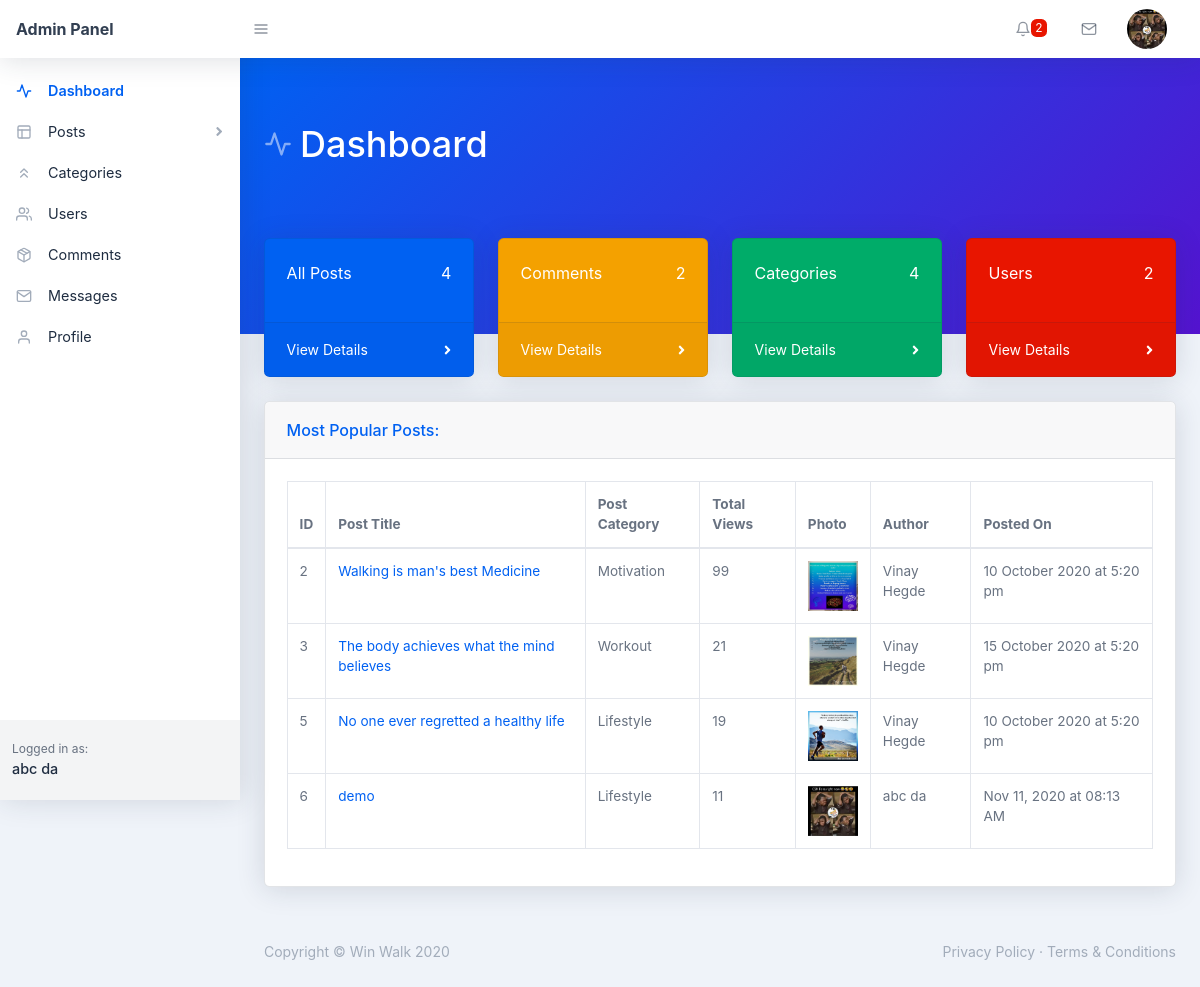
Screenshot of /backend/index.php (signed in) with the database file from the repository.
### tables this page shows
CREATE TABLE `users` (
  `user_id` int(11) NOT NULL,
  `user_name` varchar(255) NOT NULL,
  `user_nickname` varchar(255) NOT NULL,
  `user_email` varchar(255) NOT NULL,
  `user_password` varchar(255) NOT NULL,
  `user_photo` text NOT NULL,
  `registered_on` varchar(255) NOT NULL,
  `user_role` varchar(255) NOT NULL DEFAULT 'Subscriber'
);

CREATE TABLE `posts` (
  `post_id` int(11) NOT NULL,
  `post_title` varchar(255) NOT NULL,
  `post_detail` text NOT NULL,
  `post_category_id` int(11) NOT NULL,
  `post_image` text NOT NULL,
  `post_date` varchar(255) NOT NULL,
  `post_status` varchar(255) NOT NULL DEFAULT 'Published',
  `post_author` varchar(255) NOT NULL,
  `post_views` int(11) NOT NULL DEFAULT 0,
  `post_comment_count` int(11) NOT NULL DEFAULT 0,
  `post_text` text NOT NULL
);

CREATE TABLE `categories` (
  `category_id` int(11) NOT NULL,
  `category_name` varchar(255) NOT NULL,
  `category_total_posts` int(11) NOT NULL,
  `total_post_views` int(11) NOT NULL,
  `category_status` varchar(11) NOT NULL DEFAULT 'Published',
  `created_on` varchar(255) NOT NULL,
  `created_by` varchar(255) NOT NULL
);

### backend/index.php (the view, shortened to what the rows shown need)
<?php require_once('./includes/header.php'); ?>
    <body class="nav-fixed">
                <?php require_once('./includes/top-navbar.php');?>
        <div id="layoutSidenav">
            <div id="layoutSidenav_nav">
               <?php
                   require_once('./includes/left-sidebar.php');
               ?>
            </div>
            <div id="layoutSidenav_content">
                <main>
                    <div class="page-header pb-10 page-header-dark bg-gradient-primary-to-secondary">
                        <div class="container-fluid">
                            <div class="page-header-content">
                                <h1 class="page-header-title">
                                    <div class="page-header-icon"><i data-feather="activity"></i></div>
                                    <span>Dashboard</span>
                                </h1>
                            </div>
                        </div>
                    </div>
                    <div class="container-fluid mt-n10">
                        <div class="card mb-4">
                            <div class="card-body">
                                <div class="datatable table-responsive">
                                    <table class="table table-bordered table-hover" id="dataTable" width="100%" cellspacing="0">
                                        <thead>
                                            <tr>
                                                <th>ID</th>
                                                <th>Post Title</th>
                                                <th>Post Category</th>
                                                <th>Total Views</th>
                                                <th>Photo</th>
                                                <th>Author</th>
                                                <th>Posted On</th>
                                            </tr>
                                        </thead>
                                        <tbody>
                                             <?php
                                                $sql = "SELECT * FROM posts WHERE post_status = :status ORDER BY post_views DESC LIMIT 0, 5";
                                                $stmt = $pdo->prepare($sql);
                                                $stmt->execute([
                                                    ':status' => 'Published'
                                                ]);
                                                while($posts = $stmt->fetch(PDO::FETCH_ASSOC)) {
                                                    $post_id = $posts['post_id'];
                                                    $post_title = $posts['post_title'];
                                                    $post_views = $posts['post_views'];
                                                    $post_image = $posts['post_image'];
                                                    $post_date = $posts['post_date'];
                                                    $post_author = $posts['post_author'];
                                                    $post_category_id = $posts['post_category_id'];
                                                    $sql1 = "SELECT * FROM categories WHERE category_id = :id";
                                                    $stmt1 = $pdo->prepare($sql1);
                                                    $stmt1->execute([':id'=>$post_category_id]);
                                                    $category = $stmt1->fetch(PDO::FETCH_ASSOC);
                                                    $category_title = $category['category_name']; ?>
                                                        <tr>
                                                            <td><?php echo $post_id; ?></td>
                                                            <td>
                                                                <a href="../single.php?post_id=<?php echo $post_id; ?>" target="_blank">
                                                                    <?php echo $post_title; ?>
                                                                </a>
                                                            </td>
                                                            <td><?php echo $category_title; ?></td>
                                                            <td><?php echo $post_views; ?></td>
                                                            <td><img src="../img/<?php echo $post_image; ?>" height="50" width="50"></td>
                                                            <td><?php echo $post_author; ?></td>
                                                            <td><?php echo $post_date; ?></td>
                                                        </tr>
                                                <?php }
                                            ?>
                                        </tbody>
                                    </table>
                                </div>
                            </div>
                        </div>
                    </div>
                </main>
<?php require_once('./includes/footer.php'); ?>

### backend/includes/top-navbar.php (shortened to what the rows shown need)
<nav class="topnav navbar navbar-expand shadow navbar-light bg-white" id="sidenavAccordion">
    <ul class="navbar-nav align-items-center ml-auto">
        <?php
            if(isset($_COOKIE['_uid_'])) {
                $user_id = base64_decode($_COOKIE['_uid_']);
            } else if(isset($_SESSION['user_id'])) {
                $user_id = $_SESSION['user_id'];
            } else {
                $user_id = -1;
            }
            $sql = "SELECT * FROM users WHERE user_id = :id";
            $stmt = $pdo->prepare($sql);
            $stmt->execute([
                ':id' => $user_id
            ]);
            $user = $stmt->fetch(PDO::FETCH_ASSOC);
            $user_photo = $user['user_photo'];
        ?>
        <li class="nav-item dropdown no-caret mr-3 dropdown-user">
            <a class="btn btn-icon btn-transparent-dark dropdown-toggle" id="navbarDropdownUserImage" href="javascript:void(0);" role="button" data-toggle="dropdown" aria-haspopup="true" aria-expanded="false"><img class="img-fluid" src="./assets/img/<?php echo $user_photo; ?>"/></a>
        </li>
    </ul>
</nav>

### backend/includes/left-sidebar.php (shortened to what the rows shown need)
 <nav class="sidenav shadow-right sidenav-light">
        <div class="sidenav-footer">
            <div class="sidenav-footer-content">
                <div class="sidenav-footer-subtitle">Logged in as:</div>
                 <?php
                    if(isset($_COOKIE['_uid_'])) {
                        $user_id = base64_decode($_COOKIE['_uid_']);
                    } else if(isset($_SESSION['user_id'])) {
                        $user_id = $_SESSION['user_id'];
                    } else {
                        $user_id = -1;
                    }
                    $sql = "SELECT * FROM users WHERE user_id = :id";
                    $stmt = $pdo->prepare($sql);
                    $stmt->execute([
                        ':id' => $user_id
                    ]);
                    $user = $stmt->fetch(PDO::FETCH_ASSOC);
                    $user_name = $user['user_name'];
                ?>
                <div class="sidenav-footer-title"><?php echo $user_name; ?></div>
            </div>
        </div>
</nav>

### rows the page displays
users: user_photo (picture), user_name "abc da"
posts: post_id "2", post_title "Walking is man's best Medicine", categories.category_name "Motivation", post_views "99", post_image (picture), post_author "Vinay Hegde", post_date "10 October 2020 at 5:20 pm"
posts: post_id "3", post_title "The body achieves what the mind believes", categories.category_name "Workout", post_views "21", post_image (picture), post_author "Vinay Hegde", post_date "15 October 2020 at 5:20 pm"
posts: post_id "5", post_title "No one ever regretted a healthy life", categories.category_name "Lifestyle", post_views "19", post_image (picture), post_author "Vinay Hegde", post_date "10 October 2020 at 5:20 pm"
posts: post_id "6", post_title "demo", categories.category_name "Lifestyle", post_views "11", post_image (picture), post_author "abc da", post_date "Nov 11, 2020 at 08:13 AM"

### other values shown
$count_comment "2"
$post_count "4"
$comment_count "2"
$category_count "4"
$users_count "2"
